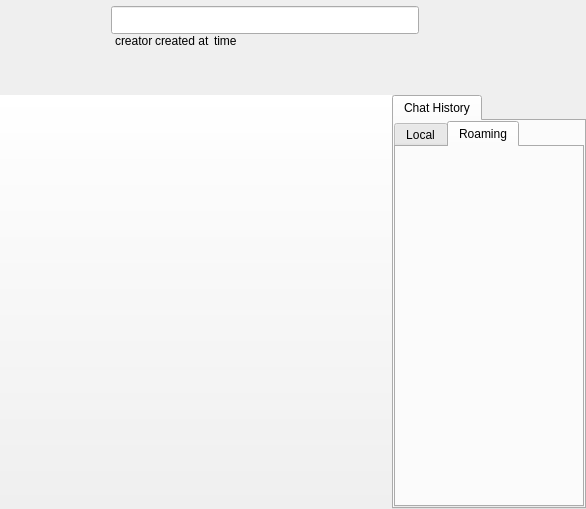
<?xml version="1.0" encoding="UTF-8"?>
<ui version="4.0">
 <class>DiscussDialog</class>
 <widget class="QWidget" name="DiscussDialog">
  <property name="geometry">
   <rect>
    <x>0</x>
    <y>0</y>
    <width>586</width>
    <height>509</height>
   </rect>
  </property>
  <property name="windowTitle">
   <string>DiscussDialog</string>
  </property>
  <layout class="QVBoxLayout" name="verticalLayoutMain">
   <property name="spacing">
    <number>0</number>
   </property>
   <property name="leftMargin">
    <number>0</number>
   </property>
   <property name="topMargin">
    <number>0</number>
   </property>
   <property name="rightMargin">
    <number>0</number>
   </property>
   <property name="bottomMargin">
    <number>0</number>
   </property>
   <item>
    <widget class="QWidget" name="titlebar" native="true">
     <property name="sizePolicy">
      <sizepolicy hsizetype="Expanding" vsizetype="Expanding">
       <horstretch>0</horstretch>
       <verstretch>0</verstretch>
      </sizepolicy>
     </property>
     <property name="minimumSize">
      <size>
       <width>0</width>
       <height>95</height>
      </size>
     </property>
     <property name="maximumSize">
      <size>
       <width>16777215</width>
       <height>95</height>
      </size>
     </property>
     <layout class="QHBoxLayout" name="horizontalLayout_10">
      <property name="spacing">
       <number>9</number>
      </property>
      <property name="leftMargin">
       <number>12</number>
      </property>
      <property name="topMargin">
       <number>0</number>
      </property>
      <property name="rightMargin">
       <number>0</number>
      </property>
      <property name="bottomMargin">
       <number>0</number>
      </property>
      <item>
       <widget class="AvatarLabel" name="icon">
        <property name="sizePolicy">
         <sizepolicy hsizetype="Preferred" vsizetype="Expanding">
          <horstretch>0</horstretch>
          <verstretch>0</verstretch>
         </sizepolicy>
        </property>
        <property name="minimumSize">
         <size>
          <width>90</width>
          <height>90</height>
         </size>
        </property>
        <property name="maximumSize">
         <size>
          <width>90</width>
          <height>90</height>
         </size>
        </property>
        <property name="text">
         <string/>
        </property>
        <property name="pixmap">
         <pixmap resource="../inst.qrc">:/images/Icon_64.png</pixmap>
        </property>
        <property name="scaledContents">
         <bool>true</bool>
        </property>
       </widget>
      </item>
      <item>
       <widget class="QWidget" name="titlePanel" native="true">
        <layout class="QVBoxLayout" name="verticalLayout_7">
         <property name="spacing">
          <number>0</number>
         </property>
         <property name="leftMargin">
          <number>0</number>
         </property>
         <property name="topMargin">
          <number>0</number>
         </property>
         <property name="rightMargin">
          <number>0</number>
         </property>
         <property name="bottomMargin">
          <number>0</number>
         </property>
         <item>
          <widget class="QWidget" name="titlewidget" native="true">
           <property name="sizePolicy">
            <sizepolicy hsizetype="Expanding" vsizetype="Expanding">
             <horstretch>0</horstretch>
             <verstretch>0</verstretch>
            </sizepolicy>
           </property>
           <layout class="QHBoxLayout" name="horizontalLayout_9" stretch="1,0">
            <property name="leftMargin">
             <number>0</number>
            </property>
            <property name="topMargin">
             <number>0</number>
            </property>
            <property name="rightMargin">
             <number>0</number>
            </property>
            <property name="bottomMargin">
             <number>0</number>
            </property>
            <item>
             <widget class="QWidget" name="titleArea" native="true">
              <layout class="QVBoxLayout" name="verticalLayout_2" stretch="0,0">
               <property name="spacing">
                <number>0</number>
               </property>
               <property name="leftMargin">
                <number>0</number>
               </property>
               <property name="topMargin">
                <number>6</number>
               </property>
               <property name="rightMargin">
                <number>0</number>
               </property>
               <property name="bottomMargin">
                <number>0</number>
               </property>
               <item>
                <widget class="QWidget" name="titleContainer" native="true">
                 <property name="minimumSize">
                  <size>
                   <width>0</width>
                   <height>28</height>
                  </size>
                 </property>
                 <layout class="QHBoxLayout" name="horizontalLayout_2">
                  <property name="spacing">
                   <number>0</number>
                  </property>
                  <property name="leftMargin">
                   <number>0</number>
                  </property>
                  <property name="topMargin">
                   <number>0</number>
                  </property>
                  <property name="rightMargin">
                   <number>0</number>
                  </property>
                  <property name="bottomMargin">
                   <number>0</number>
                  </property>
                  <item>
                   <widget class="PlainLineEdit" name="title">
                    <property name="minimumSize">
                     <size>
                      <width>308</width>
                      <height>28</height>
                     </size>
                    </property>
                    <property name="maximumSize">
                     <size>
                      <width>308</width>
                      <height>28</height>
                     </size>
                    </property>
                    <property name="focusPolicy">
                     <enum>Qt::ClickFocus</enum>
                    </property>
                   </widget>
                  </item>
                  <item>
                   <spacer name="horizontalSpacer_4">
                    <property name="orientation">
                     <enum>Qt::Horizontal</enum>
                    </property>
                    <property name="sizeHint" stdset="0">
                     <size>
                      <width>58</width>
                      <height>20</height>
                     </size>
                    </property>
                   </spacer>
                  </item>
                 </layout>
                </widget>
               </item>
               <item>
                <widget class="QWidget" name="descWidget" native="true">
                 <layout class="QHBoxLayout" name="horizontalLayout" stretch="0,0,0,0">
                  <property name="spacing">
                   <number>2</number>
                  </property>
                  <property name="leftMargin">
                   <number>4</number>
                  </property>
                  <property name="topMargin">
                   <number>0</number>
                  </property>
                  <property name="rightMargin">
                   <number>0</number>
                  </property>
                  <property name="bottomMargin">
                   <number>0</number>
                  </property>
                  <item>
                   <widget class="ClickableLabel" name="labelCreator">
                    <property name="text">
                     <string>creator</string>
                    </property>
                   </widget>
                  </item>
                  <item>
                   <widget class="QLabel" name="labelCreateTime">
                    <property name="text">
                     <string>created at</string>
                    </property>
                   </widget>
                  </item>
                  <item>
                   <widget class="QLabel" name="labelTime">
                    <property name="text">
                     <string>time</string>
                    </property>
                    <property name="alignment">
                     <set>Qt::AlignLeading|Qt::AlignLeft|Qt::AlignVCenter</set>
                    </property>
                    <property name="indent">
                     <number>2</number>
                    </property>
                   </widget>
                  </item>
                  <item>
                   <spacer name="horizontalSpacer_3">
                    <property name="orientation">
                     <enum>Qt::Horizontal</enum>
                    </property>
                    <property name="sizeHint" stdset="0">
                     <size>
                      <width>40</width>
                      <height>2</height>
                     </size>
                    </property>
                   </spacer>
                  </item>
                 </layout>
                </widget>
               </item>
              </layout>
             </widget>
            </item>
            <item>
             <layout class="QVBoxLayout" name="verticalLayout_6">
              <property name="spacing">
               <number>0</number>
              </property>
              <property name="leftMargin">
               <number>0</number>
              </property>
              <property name="topMargin">
               <number>0</number>
              </property>
              <property name="rightMargin">
               <number>0</number>
              </property>
              <property name="bottomMargin">
               <number>0</number>
              </property>
              <item>
               <layout class="QHBoxLayout" name="horizontalLayout_6">
                <property name="spacing">
                 <number>0</number>
                </property>
                <property name="leftMargin">
                 <number>0</number>
                </property>
                <property name="topMargin">
                 <number>0</number>
                </property>
                <property name="rightMargin">
                 <number>0</number>
                </property>
                <property name="bottomMargin">
                 <number>0</number>
                </property>
                <item>
                 <widget class="QPushButton" name="btnMinimize2">
                  <property name="sizePolicy">
                   <sizepolicy hsizetype="Expanding" vsizetype="Expanding">
                    <horstretch>0</horstretch>
                    <verstretch>0</verstretch>
                   </sizepolicy>
                  </property>
                  <property name="focusPolicy">
                   <enum>Qt::NoFocus</enum>
                  </property>
                  <property name="toolTip">
                   <string>minimize</string>
                  </property>
                  <property name="statusTip">
                   <string>minimize</string>
                  </property>
                  <property name="text">
                   <string/>
                  </property>
                  <property name="flat">
                   <bool>true</bool>
                  </property>
                 </widget>
                </item>
                <item>
                 <widget class="QPushButton" name="btnMaximize2">
                  <property name="sizePolicy">
                   <sizepolicy hsizetype="Expanding" vsizetype="Expanding">
                    <horstretch>0</horstretch>
                    <verstretch>0</verstretch>
                   </sizepolicy>
                  </property>
                  <property name="focusPolicy">
                   <enum>Qt::NoFocus</enum>
                  </property>
                  <property name="toolTip">
                   <string>maximize</string>
                  </property>
                  <property name="statusTip">
                   <string>maximize</string>
                  </property>
                  <property name="text">
                   <string/>
                  </property>
                  <property name="checkable">
                   <bool>true</bool>
                  </property>
                  <property name="flat">
                   <bool>true</bool>
                  </property>
                 </widget>
                </item>
                <item>
                 <widget class="QPushButton" name="btnClose2">
                  <property name="sizePolicy">
                   <sizepolicy hsizetype="Expanding" vsizetype="Expanding">
                    <horstretch>0</horstretch>
                    <verstretch>0</verstretch>
                   </sizepolicy>
                  </property>
                  <property name="focusPolicy">
                   <enum>Qt::NoFocus</enum>
                  </property>
                  <property name="toolTip">
                   <string>close</string>
                  </property>
                  <property name="statusTip">
                   <string>close</string>
                  </property>
                  <property name="text">
                   <string/>
                  </property>
                  <property name="flat">
                   <bool>true</bool>
                  </property>
                 </widget>
                </item>
               </layout>
              </item>
              <item>
               <spacer name="verticalSpacer_4">
                <property name="orientation">
                 <enum>Qt::Vertical</enum>
                </property>
                <property name="sizeType">
                 <enum>QSizePolicy::Expanding</enum>
                </property>
                <property name="sizeHint" stdset="0">
                 <size>
                  <width>0</width>
                  <height>1</height>
                 </size>
                </property>
               </spacer>
              </item>
             </layout>
            </item>
           </layout>
          </widget>
         </item>
         <item>
          <widget class="QWidget" name="toolbar" native="true">
           <layout class="QHBoxLayout" name="horizontalLayout_4">
            <property name="spacing">
             <number>12</number>
            </property>
            <property name="leftMargin">
             <number>0</number>
            </property>
            <property name="topMargin">
             <number>6</number>
            </property>
            <property name="bottomMargin">
             <number>0</number>
            </property>
            <item>
             <widget class="StyleToolButton" name="btnVideo">
              <property name="focusPolicy">
               <enum>Qt::NoFocus</enum>
              </property>
              <property name="icon">
               <iconset resource="../inst.qrc">
                <normaloff>:/images/Icon_86.png</normaloff>:/images/Icon_86.png</iconset>
              </property>
              <property name="iconSize">
               <size>
                <width>28</width>
                <height>28</height>
               </size>
              </property>
              <property name="autoRaise">
               <bool>true</bool>
              </property>
             </widget>
            </item>
            <item>
             <widget class="StyleToolButton" name="btnPtt">
              <property name="focusPolicy">
               <enum>Qt::NoFocus</enum>
              </property>
              <property name="icon">
               <iconset resource="../inst.qrc">
                <normaloff>:/images/Icon_85.png</normaloff>:/images/Icon_85.png</iconset>
              </property>
              <property name="iconSize">
               <size>
                <width>28</width>
                <height>28</height>
               </size>
              </property>
              <property name="checkable">
               <bool>true</bool>
              </property>
              <property name="autoRaise">
               <bool>true</bool>
              </property>
             </widget>
            </item>
            <item>
             <widget class="StyleToolButton" name="btnAddMembers">
              <property name="focusPolicy">
               <enum>Qt::NoFocus</enum>
              </property>
              <property name="statusTip">
               <string/>
              </property>
              <property name="icon">
               <iconset resource="../inst.qrc">
                <normaloff>:/images/Icon_113.png</normaloff>:/images/Icon_113.png</iconset>
              </property>
              <property name="iconSize">
               <size>
                <width>28</width>
                <height>28</height>
               </size>
              </property>
              <property name="checkable">
               <bool>false</bool>
              </property>
              <property name="autoRaise">
               <bool>true</bool>
              </property>
             </widget>
            </item>
            <item>
             <widget class="StyleToolButton" name="btnQuitDiscuss">
              <property name="focusPolicy">
               <enum>Qt::NoFocus</enum>
              </property>
              <property name="statusTip">
               <string/>
              </property>
              <property name="icon">
               <iconset resource="../inst.qrc">
                <normaloff>:/images/Icon_114.png</normaloff>:/images/Icon_114.png</iconset>
              </property>
              <property name="iconSize">
               <size>
                <width>28</width>
                <height>28</height>
               </size>
              </property>
              <property name="checkable">
               <bool>false</bool>
              </property>
              <property name="autoRaise">
               <bool>true</bool>
              </property>
             </widget>
            </item>
            <item>
             <widget class="StyleToolButton" name="btnInterphone">
              <property name="focusPolicy">
               <enum>Qt::NoFocus</enum>
              </property>
              <property name="toolTip">
               <string/>
              </property>
              <property name="statusTip">
               <string/>
              </property>
              <property name="text">
               <string/>
              </property>
              <property name="icon">
               <iconset resource="../inst.qrc">
                <normaloff>:/interphone/create_normal.png</normaloff>:/interphone/create_normal.png</iconset>
              </property>
              <property name="iconSize">
               <size>
                <width>28</width>
                <height>28</height>
               </size>
              </property>
              <property name="checkable">
               <bool>false</bool>
              </property>
              <property name="autoRaise">
               <bool>true</bool>
              </property>
             </widget>
            </item>
            <item>
             <spacer name="horizontalSpacer">
              <property name="orientation">
               <enum>Qt::Horizontal</enum>
              </property>
              <property name="sizeHint" stdset="0">
               <size>
                <width>40</width>
                <height>20</height>
               </size>
              </property>
             </spacer>
            </item>
           </layout>
          </widget>
         </item>
         <item>
          <spacer name="verticalSpacer">
           <property name="orientation">
            <enum>Qt::Vertical</enum>
           </property>
           <property name="sizeHint" stdset="0">
            <size>
             <width>20</width>
             <height>40</height>
            </size>
           </property>
          </spacer>
         </item>
        </layout>
       </widget>
      </item>
     </layout>
    </widget>
   </item>
   <item>
    <widget class="QWidget" name="centerWidget" native="true">
     <property name="sizePolicy">
      <sizepolicy hsizetype="Expanding" vsizetype="Expanding">
       <horstretch>0</horstretch>
       <verstretch>0</verstretch>
      </sizepolicy>
     </property>
     <layout class="QVBoxLayout" name="verticalLayout">
      <property name="spacing">
       <number>0</number>
      </property>
      <property name="leftMargin">
       <number>0</number>
      </property>
      <property name="topMargin">
       <number>0</number>
      </property>
      <property name="rightMargin">
       <number>0</number>
      </property>
      <property name="bottomMargin">
       <number>0</number>
      </property>
      <item>
       <layout class="QHBoxLayout" name="horizontalLayout_3">
        <property name="spacing">
         <number>0</number>
        </property>
        <property name="rightMargin">
         <number>0</number>
        </property>
        <item>
         <widget class="QWidget" name="MainWidget" native="true">
          <property name="sizePolicy">
           <sizepolicy hsizetype="Expanding" vsizetype="Expanding">
            <horstretch>10</horstretch>
            <verstretch>0</verstretch>
           </sizepolicy>
          </property>
          <property name="minimumSize">
           <size>
            <width>392</width>
            <height>0</height>
           </size>
          </property>
          <property name="styleSheet">
           <string notr="true">#MainWidget {

	background-color: qlineargradient(spread:pad, x1:0, y1:0, x2:0, y2:1, stop:0 rgba(255, 255, 255, 255), stop:1 rgba(255, 255, 255, 0));
}</string>
          </property>
          <layout class="QHBoxLayout" name="horizontalLayout_7">
           <property name="spacing">
            <number>0</number>
           </property>
           <property name="leftMargin">
            <number>0</number>
           </property>
           <property name="topMargin">
            <number>0</number>
           </property>
           <property name="rightMargin">
            <number>0</number>
           </property>
           <property name="bottomMargin">
            <number>0</number>
           </property>
           <item>
            <widget class="MessagePannel" name="messagePannel" native="true">
             <property name="sizePolicy">
              <sizepolicy hsizetype="Expanding" vsizetype="Expanding">
               <horstretch>2</horstretch>
               <verstretch>0</verstretch>
              </sizepolicy>
             </property>
             <property name="minimumSize">
              <size>
               <width>392</width>
               <height>0</height>
              </size>
             </property>
            </widget>
           </item>
          </layout>
         </widget>
        </item>
        <item>
         <widget class="QStackedWidget" name="sideStackedWidget">
          <property name="sizePolicy">
           <sizepolicy hsizetype="Maximum" vsizetype="Preferred">
            <horstretch>0</horstretch>
            <verstretch>0</verstretch>
           </sizepolicy>
          </property>
          <property name="lineWidth">
           <number>0</number>
          </property>
          <property name="currentIndex">
           <number>1</number>
          </property>
          <widget class="QWidget" name="stackGroupWidget">
           <layout class="QVBoxLayout" name="verticalLayout_8">
            <property name="spacing">
             <number>0</number>
            </property>
            <property name="leftMargin">
             <number>1</number>
            </property>
            <property name="topMargin">
             <number>0</number>
            </property>
            <property name="rightMargin">
             <number>0</number>
            </property>
            <property name="bottomMargin">
             <number>0</number>
            </property>
            <item>
             <widget class="QWidget" name="groupOnlineWidget" native="true">
              <property name="minimumSize">
               <size>
                <width>0</width>
                <height>26</height>
               </size>
              </property>
              <property name="maximumSize">
               <size>
                <width>16777215</width>
                <height>26</height>
               </size>
              </property>
              <layout class="QHBoxLayout" name="horizontalLayout_8">
               <property name="spacing">
                <number>4</number>
               </property>
               <property name="topMargin">
                <number>0</number>
               </property>
               <property name="rightMargin">
                <number>6</number>
               </property>
               <property name="bottomMargin">
                <number>0</number>
               </property>
               <item>
                <widget class="QLabel" name="groupTitle">
                 <property name="sizePolicy">
                  <sizepolicy hsizetype="Preferred" vsizetype="Fixed">
                   <horstretch>0</horstretch>
                   <verstretch>0</verstretch>
                  </sizepolicy>
                 </property>
                 <property name="text">
                  <string>Discuss Members</string>
                 </property>
                </widget>
               </item>
               <item>
                <widget class="QLabel" name="labCount">
                 <property name="text">
                  <string>(10)</string>
                 </property>
                </widget>
               </item>
               <item>
                <spacer name="horizontalSpacer_2">
                 <property name="orientation">
                  <enum>Qt::Horizontal</enum>
                 </property>
                 <property name="sizeHint" stdset="0">
                  <size>
                   <width>40</width>
                   <height>20</height>
                  </size>
                 </property>
                </spacer>
               </item>
              </layout>
             </widget>
            </item>
            <item>
             <widget class="QLineEdit" name="leditGroupFind">
              <property name="focusPolicy">
               <enum>Qt::NoFocus</enum>
              </property>
             </widget>
            </item>
            <item>
             <widget class="GroupMemberView" name="listView">
              <property name="focusPolicy">
               <enum>Qt::NoFocus</enum>
              </property>
              <property name="frameShape">
               <enum>QFrame::NoFrame</enum>
              </property>
              <property name="horizontalScrollBarPolicy">
               <enum>Qt::ScrollBarAlwaysOff</enum>
              </property>
              <property name="resizeMode">
               <enum>QListView::Adjust</enum>
              </property>
              <property name="layoutMode">
               <enum>QListView::Batched</enum>
              </property>
             </widget>
            </item>
           </layout>
          </widget>
          <widget class="QWidget" name="stackSideWidget">
           <layout class="QVBoxLayout" name="verticalLayout_5">
            <property name="spacing">
             <number>0</number>
            </property>
            <property name="leftMargin">
             <number>0</number>
            </property>
            <property name="topMargin">
             <number>0</number>
            </property>
            <property name="rightMargin">
             <number>0</number>
            </property>
            <property name="bottomMargin">
             <number>0</number>
            </property>
            <item>
             <widget class="QTabWidget" name="sideTabWidget">
              <widget class="QWidget" name="pageHistory">
               <attribute name="title">
                <string>Chat History</string>
               </attribute>
               <layout class="QVBoxLayout" name="verticalLayout_3">
                <property name="spacing">
                 <number>0</number>
                </property>
                <property name="leftMargin">
                 <number>0</number>
                </property>
                <property name="topMargin">
                 <number>0</number>
                </property>
                <property name="rightMargin">
                 <number>0</number>
                </property>
                <property name="bottomMargin">
                 <number>0</number>
                </property>
                <item>
                 <widget class="QTabWidget" name="historyTabWidget">
                  <property name="currentIndex">
                   <number>1</number>
                  </property>
                  <widget class="MsgHistoryWidget" name="tabLocalHistory">
                   <attribute name="title">
                    <string>Local</string>
                   </attribute>
                  </widget>
                  <widget class="RoamingMsgWidget" name="tabRoamingMsg">
                   <attribute name="title">
                    <string>Roaming</string>
                   </attribute>
                  </widget>
                 </widget>
                </item>
               </layout>
              </widget>
             </widget>
            </item>
           </layout>
          </widget>
         </widget>
        </item>
       </layout>
      </item>
     </layout>
    </widget>
   </item>
  </layout>
 </widget>
 <layoutdefault spacing="6" margin="11"/>
 <customwidgets>
  <customwidget>
   <class>MsgHistoryWidget</class>
   <extends>QWidget</extends>
   <header location="global">msghistorywidget.h</header>
   <container>1</container>
  </customwidget>
  <customwidget>
   <class>StyleToolButton</class>
   <extends>QToolButton</extends>
   <header location="global">styletoolbutton.h</header>
  </customwidget>
  <customwidget>
   <class>AvatarLabel</class>
   <extends>QLabel</extends>
   <header location="global">avatarlabel.h</header>
  </customwidget>
  <customwidget>
   <class>MessagePannel</class>
   <extends>QWidget</extends>
   <header location="global">messagepannel.h</header>
   <container>1</container>
  </customwidget>
  <customwidget>
   <class>RoamingMsgWidget</class>
   <extends>QWidget</extends>
   <header location="global">roamingmsgwidget.h</header>
   <container>1</container>
  </customwidget>
  <customwidget>
   <class>GroupMemberView</class>
   <extends>QListView</extends>
   <header location="global">groupmemberview.h</header>
  </customwidget>
  <customwidget>
   <class>ClickableLabel</class>
   <extends>QLabel</extends>
   <header location="global">clickablelabel.h</header>
  </customwidget>
  <customwidget>
   <class>PlainLineEdit</class>
   <extends>QLineEdit</extends>
   <header location="global">plainlineedit.h</header>
  </customwidget>
 </customwidgets>
 <resources>
  <include location="../inst.qrc"/>
 </resources>
 <connections/>
</ui>
